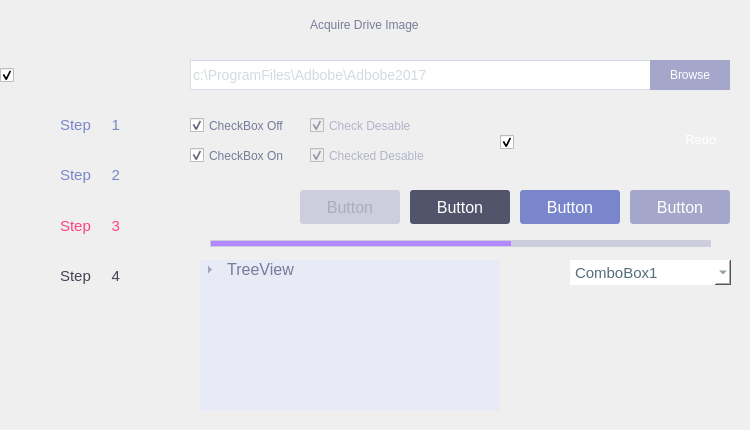
<?xml version="1.0" encoding="UTF-8"?>
<ui version="4.0">
 <class>driveDialog</class>
 <widget class="QDialog" name="driveDialog">
  <property name="geometry">
   <rect>
    <x>0</x>
    <y>0</y>
    <width>750</width>
    <height>430</height>
   </rect>
  </property>
  <property name="windowTitle">
   <string>Dialog</string>
  </property>
  <property name="styleSheet">
   <string notr="true">QDialog#driveDialog{
	background-image: url(:/images/ram/bg.png);
}</string>
  </property>
  <widget class="QCheckBox" name="checkBox">
   <property name="geometry">
    <rect>
     <x>0</x>
     <y>50</y>
     <width>180</width>
     <height>50</height>
    </rect>
   </property>
   <property name="styleSheet">
    <string notr="true">
QCheckBox#checkBox::indicator:unchecked{
	
    image: url(:/images/ram/wizard_upbg.png);
}
QCheckBox#checkBox::indicator:checked{
	
    image: url(:/images/ram/wizard_downbg.png);
}</string>
   </property>
   <property name="text">
    <string/>
   </property>
   <property name="checked">
    <bool>true</bool>
   </property>
  </widget>
  <widget class="QCheckBox" name="checkBox_34">
   <property name="enabled">
    <bool>false</bool>
   </property>
   <property name="geometry">
    <rect>
     <x>310</x>
     <y>140</y>
     <width>131</width>
     <height>31</height>
    </rect>
   </property>
   <property name="styleSheet">
    <string notr="true">QCheckBox#checkBox_34::indicator:unchecked{
    image: url(:/images/ram/checked_didable.png);
}
QCheckBox#checkBox_34::indicator:checked{
    image: url(:/images/ram/checked_didable.png);
}
QCheckBox#checkBox_34{
	color:#b2b4c9;
	font:12px;
}</string>
   </property>
   <property name="text">
    <string>Checked Desable</string>
   </property>
   <property name="checked">
    <bool>true</bool>
   </property>
  </widget>
  <widget class="QTreeWidget" name="treeWidget">
   <property name="geometry">
    <rect>
     <x>200</x>
     <y>260</y>
     <width>300</width>
     <height>151</height>
    </rect>
   </property>
   <property name="styleSheet">
    <string notr="true">
 QTreeView{
		border-style:1px,solid #e8eaf6 ;
		color:#777a99;
		font:12pt;
background:#e8eaf6;
}
QTreeView::branch:closed:has-children{
   image: url(:/images/ram/icon1.png) ;
	width:10px;
	height:10px;
 }
 
QTreeView::branch:open:has-children{
   image: url(:/images/ram/icon2.png) ; 
	width:10px;
	height:10px;
}</string>
   </property>
   <attribute name="headerVisible">
    <bool>false</bool>
   </attribute>
   <column>
    <property name="text">
     <string/>
    </property>
   </column>
   <item>
    <property name="text">
     <string> TreeView</string>
    </property>
    <item>
     <property name="text">
      <string> TreeView</string>
     </property>
    </item>
    <item>
     <property name="text">
      <string> TreeView</string>
     </property>
    </item>
    <item>
     <property name="text">
      <string> TreeView</string>
     </property>
     <item>
      <property name="text">
       <string>TreeView</string>
      </property>
      <property name="checkState">
       <enum>Unchecked</enum>
      </property>
      <property name="flags">
       <set>ItemIsSelectable|ItemIsEditable|ItemIsDragEnabled|ItemIsUserCheckable|ItemIsEnabled</set>
      </property>
     </item>
     <item>
      <property name="text">
       <string>TreeView</string>
      </property>
      <property name="checkState">
       <enum>Checked</enum>
      </property>
     </item>
    </item>
   </item>
  </widget>
  <widget class="QCheckBox" name="checkBox_33">
   <property name="enabled">
    <bool>false</bool>
   </property>
   <property name="geometry">
    <rect>
     <x>310</x>
     <y>110</y>
     <width>111</width>
     <height>31</height>
    </rect>
   </property>
   <property name="styleSheet">
    <string notr="true">QCheckBox#checkBox_33::indicator:unchecked{
    image: url(:/images/ram/check_disable.png);
}
QCheckBox#checkBox_33::indicator:checked{
    image: url(:/images/ram/check_disable.png);
}
QCheckBox#checkBox_33{
	color:#b2b4c9;
	font:12px;
}</string>
   </property>
   <property name="text">
    <string>Check Desable</string>
   </property>
   <property name="checked">
    <bool>true</bool>
   </property>
  </widget>
  <widget class="QComboBox" name="comboBox">
   <property name="geometry">
    <rect>
     <x>570</x>
     <y>260</y>
     <width>161</width>
     <height>25</height>
    </rect>
   </property>
   <property name="palette">
    <palette>
     <active>
      <colorrole role="WindowText">
       <brush brushstyle="SolidPattern">
        <color alpha="255">
         <red>84</red>
         <green>110</green>
         <blue>122</blue>
        </color>
       </brush>
      </colorrole>
      <colorrole role="Button">
       <brush brushstyle="SolidPattern">
        <color alpha="255">
         <red>255</red>
         <green>255</green>
         <blue>255</blue>
        </color>
       </brush>
      </colorrole>
      <colorrole role="Text">
       <brush brushstyle="SolidPattern">
        <color alpha="255">
         <red>84</red>
         <green>110</green>
         <blue>122</blue>
        </color>
       </brush>
      </colorrole>
      <colorrole role="ButtonText">
       <brush brushstyle="SolidPattern">
        <color alpha="255">
         <red>84</red>
         <green>110</green>
         <blue>122</blue>
        </color>
       </brush>
      </colorrole>
      <colorrole role="Base">
       <brush brushstyle="SolidPattern">
        <color alpha="255">
         <red>255</red>
         <green>255</green>
         <blue>255</blue>
        </color>
       </brush>
      </colorrole>
      <colorrole role="Window">
       <brush brushstyle="SolidPattern">
        <color alpha="255">
         <red>255</red>
         <green>255</green>
         <blue>255</blue>
        </color>
       </brush>
      </colorrole>
     </active>
     <inactive>
      <colorrole role="WindowText">
       <brush brushstyle="SolidPattern">
        <color alpha="255">
         <red>84</red>
         <green>110</green>
         <blue>122</blue>
        </color>
       </brush>
      </colorrole>
      <colorrole role="Button">
       <brush brushstyle="SolidPattern">
        <color alpha="255">
         <red>255</red>
         <green>255</green>
         <blue>255</blue>
        </color>
       </brush>
      </colorrole>
      <colorrole role="Text">
       <brush brushstyle="SolidPattern">
        <color alpha="255">
         <red>84</red>
         <green>110</green>
         <blue>122</blue>
        </color>
       </brush>
      </colorrole>
      <colorrole role="ButtonText">
       <brush brushstyle="SolidPattern">
        <color alpha="255">
         <red>84</red>
         <green>110</green>
         <blue>122</blue>
        </color>
       </brush>
      </colorrole>
      <colorrole role="Base">
       <brush brushstyle="SolidPattern">
        <color alpha="255">
         <red>255</red>
         <green>255</green>
         <blue>255</blue>
        </color>
       </brush>
      </colorrole>
      <colorrole role="Window">
       <brush brushstyle="SolidPattern">
        <color alpha="255">
         <red>255</red>
         <green>255</green>
         <blue>255</blue>
        </color>
       </brush>
      </colorrole>
     </inactive>
     <disabled>
      <colorrole role="WindowText">
       <brush brushstyle="SolidPattern">
        <color alpha="255">
         <red>84</red>
         <green>110</green>
         <blue>122</blue>
        </color>
       </brush>
      </colorrole>
      <colorrole role="Button">
       <brush brushstyle="SolidPattern">
        <color alpha="255">
         <red>255</red>
         <green>255</green>
         <blue>255</blue>
        </color>
       </brush>
      </colorrole>
      <colorrole role="Text">
       <brush brushstyle="SolidPattern">
        <color alpha="255">
         <red>84</red>
         <green>110</green>
         <blue>122</blue>
        </color>
       </brush>
      </colorrole>
      <colorrole role="ButtonText">
       <brush brushstyle="SolidPattern">
        <color alpha="255">
         <red>84</red>
         <green>110</green>
         <blue>122</blue>
        </color>
       </brush>
      </colorrole>
      <colorrole role="Base">
       <brush brushstyle="SolidPattern">
        <color alpha="255">
         <red>255</red>
         <green>255</green>
         <blue>255</blue>
        </color>
       </brush>
      </colorrole>
      <colorrole role="Window">
       <brush brushstyle="SolidPattern">
        <color alpha="255">
         <red>255</red>
         <green>255</green>
         <blue>255</blue>
        </color>
       </brush>
      </colorrole>
     </disabled>
    </palette>
   </property>
   <property name="autoFillBackground">
    <bool>false</bool>
   </property>
   <property name="styleSheet">
    <string notr="true"> QComboBox {
    border-style: solid;
border:2px;
    border-radius: 0px;
background-color: rgb(255, 255, 255);
color: #546e7a;

font:11pt;
 }
QComboBox::down-arrow {
    image:  url(:/images/ram/combobox_arrow.png);
}
QComboBox QAbstractItemView {
     selection-background-color: #7986cb;
	 color:f8f8fc;
 }</string>
   </property>
   <property name="duplicatesEnabled">
    <bool>false</bool>
   </property>
   <property name="frame">
    <bool>true</bool>
   </property>
   <item>
    <property name="text">
     <string>ComboBox1</string>
    </property>
   </item>
   <item>
    <property name="text">
     <string>ComboBox2</string>
    </property>
   </item>
   <item>
    <property name="text">
     <string>ComboBox3</string>
    </property>
   </item>
  </widget>
  <widget class="QPushButton" name="pushButton_3">
   <property name="geometry">
    <rect>
     <x>650</x>
     <y>124</y>
     <width>80</width>
     <height>30</height>
    </rect>
   </property>
   <property name="styleSheet">
    <string notr="true">QPushButton#pushButton_3{
	border-image:url(:/images/ram/redo_normal.png);border:0px;
} 
QPushButton#pushButton_3:hover{
	border-image:url(:/images/ram/redo_over.png);border:0px
} 
QPushButton#pushButton_3:pressed{
	border-image:url(:/images/ram/redo_on.png); position: relative;top: 1px; left: 1px;
}
QPushButton#pushButton_3{
	font:13px;
	color:#ffffff;
}</string>
   </property>
   <property name="text">
    <string>      Redo</string>
   </property>
  </widget>
  <widget class="QCheckBox" name="checkBox_32">
   <property name="geometry">
    <rect>
     <x>190</x>
     <y>140</y>
     <width>111</width>
     <height>31</height>
    </rect>
   </property>
   <property name="styleSheet">
    <string notr="true">QCheckBox#checkBox_32::indicator:unchecked{
    image: url(:/images/ram/checkbox_blue_off.png);
}
QCheckBox#checkBox_32::indicator:checked{
    image: url(:/images/ram/checkbox_blue_on.png);
}
QCheckBox#checkBox_32{
	color:#777a99;
	font:12px;
}</string>
   </property>
   <property name="text">
    <string>CheckBox On</string>
   </property>
   <property name="checked">
    <bool>true</bool>
   </property>
  </widget>
  <widget class="QLineEdit" name="lineEdit">
   <property name="geometry">
    <rect>
     <x>190</x>
     <y>60</y>
     <width>461</width>
     <height>30</height>
    </rect>
   </property>
   <property name="styleSheet">
    <string notr="true">QLineEdit#lineEdit{
	border:1px solid #d9dbea;
	color:#d2dbde;
	font:14px;
}</string>
   </property>
   <property name="text">
    <string>c:\ProgramFiles\Adbobe\Adbobe2017</string>
   </property>
  </widget>
  <widget class="QPushButton" name="pushButton">
   <property name="geometry">
    <rect>
     <x>300</x>
     <y>190</y>
     <width>100</width>
     <height>34</height>
    </rect>
   </property>
   <property name="styleSheet">
    <string notr="true">QPushButton#pushButton{
border:none;
background-color: #cdcedd;
color:#aaacb8;
font:16px;
border-radius:3px;
}</string>
   </property>
   <property name="text">
    <string>Button</string>
   </property>
  </widget>
  <widget class="QPushButton" name="pushButton_6">
   <property name="geometry">
    <rect>
     <x>630</x>
     <y>190</y>
     <width>100</width>
     <height>34</height>
    </rect>
   </property>
   <property name="styleSheet">
    <string notr="true">QPushButton#pushButton_6{
border:none;
background-color: #a4a7ca;
color:#ffffff;
font:16px;
border-radius:3px;
}</string>
   </property>
   <property name="text">
    <string>Button</string>
   </property>
  </widget>
  <widget class="QPushButton" name="pushButton_5">
   <property name="geometry">
    <rect>
     <x>520</x>
     <y>190</y>
     <width>100</width>
     <height>34</height>
    </rect>
   </property>
   <property name="styleSheet">
    <string notr="true">QPushButton#pushButton_5{
border:none;
background-color: #7986cb;
color:#ffffff;
font:16px;
border-radius:3px;
}</string>
   </property>
   <property name="text">
    <string>Button</string>
   </property>
  </widget>
  <widget class="QPushButton" name="pushButton_2">
   <property name="geometry">
    <rect>
     <x>650</x>
     <y>60</y>
     <width>80</width>
     <height>30</height>
    </rect>
   </property>
   <property name="styleSheet">
    <string notr="true">QPushButton#pushButton_2{
	border:none;
	background-color:#a4a7ca;
	color:#ffffff;
	font: 11pt &quot;MS Shell Dlg 2&quot;;
	border-radius: 0px;
} 
QPushButton#pushButton_2:hover{
	border:none;
	background-color:#7986cb;
	color:#ffffff;
	font: 11pt &quot;MS Shell Dlg 2&quot;;
	border-radius: 0px;
} 
QPushButton#pushButton_2:pressed{
	border:none;
	background-color:#52546b;
	color:#ffffff;
	font: 11pt &quot;MS Shell Dlg 2&quot;;
	border-radius: 0px;
}</string>
   </property>
   <property name="text">
    <string>Browse</string>
   </property>
  </widget>
  <widget class="QCheckBox" name="checkBox_3">
   <property name="enabled">
    <bool>true</bool>
   </property>
   <property name="geometry">
    <rect>
     <x>500</x>
     <y>120</y>
     <width>90</width>
     <height>44</height>
    </rect>
   </property>
   <property name="styleSheet">
    <string notr="true">
QCheckBox#checkBox_3::indicator::unchecked {
    image: url(:/images/ram/switch_off.png);
}


QCheckBox#checkBox_3::indicator:unchecked:pressed {
    image: url(:/images/ram/switch_on_press.png);
}

QCheckBox#checkBox_3::indicator::checked {
    image: url(:/images/ram/switch_on.png);
}

QCheckBox#checkBox_3::indicator:checked:pressed {
    image: url(:/images/ram/switch_off_press.png);
}
</string>
   </property>
   <property name="text">
    <string/>
   </property>
   <property name="checked">
    <bool>true</bool>
   </property>
  </widget>
  <widget class="QProgressBar" name="progressBar_13">
   <property name="geometry">
    <rect>
     <x>210</x>
     <y>240</y>
     <width>501</width>
     <height>7</height>
    </rect>
   </property>
   <property name="styleSheet">
    <string notr="true">QProgressBar {
    border: 1px solid #cdcedd;
    background-color: #cdcedd;
    border-radius: 8px;
}

QProgressBar::chunk {
    background-color: #b388ff;
    width: 300px;
}</string>
   </property>
   <property name="value">
    <number>24</number>
   </property>
   <property name="textVisible">
    <bool>false</bool>
   </property>
  </widget>
  <widget class="QWidget" name="widget" native="true">
   <property name="geometry">
    <rect>
     <x>0</x>
     <y>100</y>
     <width>180</width>
     <height>200</height>
    </rect>
   </property>
   <property name="styleSheet">
    <string notr="true">QWidget#widget{
	background-image: url(:/images/ram/state_bg.png);
}</string>
   </property>
   <widget class="QPushButton" name="pushButton_7">
    <property name="geometry">
     <rect>
      <x>0</x>
      <y>0</y>
      <width>180</width>
      <height>50</height>
     </rect>
    </property>
    <property name="styleSheet">
     <string notr="true">QPushButton#pushButton_7{
border-image:url(:/images/ram/step1-on.png);
border:0px;
font:15px;
color:#7986cb;
}
QPushButton#pushButton_7:checked{
border-image: url(:/images/ram/step1-off.png);
border:0px;
}</string>
    </property>
    <property name="text">
     <string>Step     1</string>
    </property>
    <property name="checkable">
     <bool>true</bool>
    </property>
    <property name="checked">
     <bool>false</bool>
    </property>
   </widget>
   <widget class="QPushButton" name="pushButton_9">
    <property name="geometry">
     <rect>
      <x>0</x>
      <y>100</y>
      <width>180</width>
      <height>51</height>
     </rect>
    </property>
    <property name="styleSheet">
     <string notr="true">QPushButton#pushButton_9 {
border-image:url(:/images/ram/step3-on.png);
border:0px;
font:15px;
color:#ff4081;
}
QPushButton#pushButton_9:checked{
border-image: url(:/images/ram/step3-off.png);
border:0px;
}</string>
    </property>
    <property name="text">
     <string>Step     3</string>
    </property>
    <property name="checkable">
     <bool>true</bool>
    </property>
    <property name="checked">
     <bool>false</bool>
    </property>
   </widget>
   <widget class="QPushButton" name="pushButton_8">
    <property name="geometry">
     <rect>
      <x>0</x>
      <y>50</y>
      <width>180</width>
      <height>50</height>
     </rect>
    </property>
    <property name="styleSheet">
     <string notr="true">QPushButton#pushButton_8 {
border-image:url(:/images/ram/step2-on.png);
border:0px;
font:15px;
color:#7986cb;
}
QPushButton#pushButton_8:checked{
border-image: url(:/images/ram/step2-off.png);
border:0px;
}</string>
    </property>
    <property name="text">
     <string>Step     2</string>
    </property>
    <property name="checkable">
     <bool>true</bool>
    </property>
    <property name="checked">
     <bool>false</bool>
    </property>
   </widget>
   <widget class="QPushButton" name="pushButton_10">
    <property name="geometry">
     <rect>
      <x>0</x>
      <y>151</y>
      <width>180</width>
      <height>49</height>
     </rect>
    </property>
    <property name="styleSheet">
     <string notr="true">

QPushButton#pushButton_10{
border-image:url(:/images/ram/step4-on.png);
border:0px;
font:15px;
color:#424455;
}
QPushButton#pushButton_10:checked{
border-image: url(:/images/ram/step4-off.png);
border:0px;
color:#303240;
}</string>
    </property>
    <property name="text">
     <string>Step     4</string>
    </property>
    <property name="checkable">
     <bool>true</bool>
    </property>
    <property name="checked">
     <bool>false</bool>
    </property>
   </widget>
  </widget>
  <widget class="QWidget" name="titlebar" native="true">
   <property name="geometry">
    <rect>
     <x>0</x>
     <y>0</y>
     <width>750</width>
     <height>40</height>
    </rect>
   </property>
   <property name="styleSheet">
    <string notr="true"/>
   </property>
   <widget class="QPushButton" name="minbutton">
    <property name="geometry">
     <rect>
      <x>670</x>
      <y>0</y>
      <width>40</width>
      <height>40</height>
     </rect>
    </property>
    <property name="styleSheet">
     <string notr="true">QPushButton#minbutton{
	border-image:url(:/images/mainmenu/min_normal.png);border:0px;
} 
QPushButton#minbutton:hover{
	border-image:url(:/images/mainmenu/min_over.png);border:0px
} 
QPushButton#minbutton:pressed{
	border-image:url(:/images/mainmenu/min_on.png); position: relative;top: 1px; left: 1px;
}</string>
    </property>
    <property name="text">
     <string/>
    </property>
   </widget>
   <widget class="QPushButton" name="closebutton">
    <property name="geometry">
     <rect>
      <x>710</x>
      <y>0</y>
      <width>40</width>
      <height>40</height>
     </rect>
    </property>
    <property name="styleSheet">
     <string notr="true">QPushButton#closebutton{
	border-image:url(:/images/mainmenu/close_normal.png);border:0px;
} 
QPushButton#closebutton:hover{
	border-image:url(:/images/mainmenu/close_over.png);border:0px
} 
QPushButton#closebutton:pressed{
	border-image:url(:/images/mainmenu/close_on.png); position: relative;top: 1px; left: 1px;
}</string>
    </property>
    <property name="text">
     <string/>
    </property>
   </widget>
   <widget class="QLabel" name="label_2">
    <property name="geometry">
     <rect>
      <x>310</x>
      <y>4</y>
      <width>181</width>
      <height>41</height>
     </rect>
    </property>
    <property name="styleSheet">
     <string notr="true">QLabel#label_2{
	font: 14pt &quot;MS Shell Dlg 2&quot;;
	color: #787d97;
}</string>
    </property>
    <property name="text">
     <string>Acquire Drive Image</string>
    </property>
   </widget>
  </widget>
  <widget class="QCheckBox" name="checkBox_31">
   <property name="geometry">
    <rect>
     <x>190</x>
     <y>110</y>
     <width>111</width>
     <height>31</height>
    </rect>
   </property>
   <property name="styleSheet">
    <string notr="true">QCheckBox#checkBox_31::indicator:unchecked{
    image: url(:/images/ram/checkbox_white_off.png);
}
QCheckBox#checkBox_31::indicator:checked{
    image: url(:/images/ram/checkbox_white_on.png);
}
QCheckBox#checkBox_31{
	color:#777a99;
	font:12px;
}</string>
   </property>
   <property name="text">
    <string>CheckBox Off</string>
   </property>
   <property name="checked">
    <bool>true</bool>
   </property>
  </widget>
  <widget class="QPushButton" name="pushButton_4">
   <property name="geometry">
    <rect>
     <x>410</x>
     <y>190</y>
     <width>100</width>
     <height>34</height>
    </rect>
   </property>
   <property name="styleSheet">
    <string notr="true">QPushButton#pushButton_4{
border:none;
background-color: #52546b;
color:#ffffff;
font:16px;
border-radius:3px;
}</string>
   </property>
   <property name="text">
    <string>Button</string>
   </property>
  </widget>
 </widget>
 <resources/>
 <connections/>
</ui>
